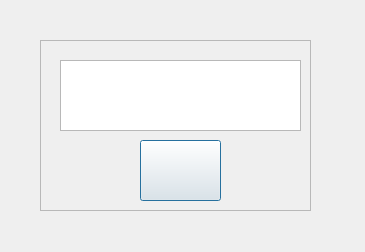
<?xml version="1.0" encoding="UTF-8"?>
<ui version="4.0">
 <class>modify_phone_num_Dialog</class>
 <widget class="QDialog" name="modify_phone_num_Dialog">
  <property name="geometry">
   <rect>
    <x>0</x>
    <y>0</y>
    <width>365</width>
    <height>252</height>
   </rect>
  </property>
  <property name="windowTitle">
   <string>Dialog</string>
  </property>
  <widget class="QFrame" name="frame">
   <property name="geometry">
    <rect>
     <x>40</x>
     <y>40</y>
     <width>271</width>
     <height>171</height>
    </rect>
   </property>
   <property name="frameShape">
    <enum>QFrame::StyledPanel</enum>
   </property>
   <property name="frameShadow">
    <enum>QFrame::Raised</enum>
   </property>
   <widget class="QTextEdit" name="textEdit">
    <property name="geometry">
     <rect>
      <x>20</x>
      <y>20</y>
      <width>241</width>
      <height>71</height>
     </rect>
    </property>
   </widget>
   <widget class="QPushButton" name="pushButton">
    <property name="geometry">
     <rect>
      <x>100</x>
      <y>100</y>
      <width>81</width>
      <height>61</height>
     </rect>
    </property>
    <property name="focusPolicy">
     <enum>Qt::ClickFocus</enum>
    </property>
    <property name="styleSheet">
     <string notr="true">border-image: url(/home/xuhahn/QTpro/Air_quality/ui_img/weibiaoti24.png);</string>
    </property>
    <property name="text">
     <string/>
    </property>
   </widget>
  </widget>
  <widget class="QLabel" name="label">
   <property name="geometry">
    <rect>
     <x>-30</x>
     <y>-10</y>
     <width>491</width>
     <height>281</height>
    </rect>
   </property>
   <property name="styleSheet">
    <string notr="true">border-image: url(/home/xuhahn/QTpro/Air_quality/ui_img/bg2.jpg);</string>
   </property>
   <property name="text">
    <string/>
   </property>
  </widget>
  <zorder>label</zorder>
  <zorder>frame</zorder>
  <zorder>horizontalSpacer</zorder>
  <zorder>verticalSpacer</zorder>
  <zorder>horizontalSpacer_2</zorder>
  <zorder>verticalSpacer_2</zorder>
 </widget>
 <resources/>
 <connections/>
</ui>
